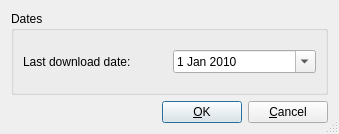
<?xml version="1.0" encoding="UTF-8"?>
<ui version="4.0">
 <class>SetLastDownloadDateDialog</class>
 <widget class="QDialog" name="SetLastDownloadDateDialog">
  <property name="geometry">
   <rect>
    <x>0</x>
    <y>0</y>
    <width>339</width>
    <height>134</height>
   </rect>
  </property>
  <property name="minimumSize">
   <size>
    <width>0</width>
    <height>0</height>
   </size>
  </property>
  <property name="windowTitle">
   <string>Settings</string>
  </property>
  <property name="sizeGripEnabled">
   <bool>true</bool>
  </property>
  <layout class="QGridLayout" name="gridLayout">
   <item row="0" column="0">
    <widget class="QGroupBox" name="LastDownloadDate_groupBox">
     <property name="title">
      <string>Dates</string>
     </property>
     <layout class="QGridLayout" name="gridLayout_5">
      <item row="0" column="0">
       <widget class="QLabel" name="label_12">
        <property name="text">
         <string>Last download date:</string>
        </property>
       </widget>
      </item>
      <item row="0" column="1">
       <widget class="QDateEdit" name="LastDownloadDate_dateEdit">
        <property name="dateTime">
         <datetime>
          <hour>0</hour>
          <minute>0</minute>
          <second>0</second>
          <year>2010</year>
          <month>1</month>
          <day>1</day>
         </datetime>
        </property>
        <property name="calendarPopup">
         <bool>true</bool>
        </property>
       </widget>
      </item>
     </layout>
    </widget>
   </item>
   <item row="1" column="0">
    <layout class="QHBoxLayout">
     <item>
      <spacer>
       <property name="orientation">
        <enum>Qt::Horizontal</enum>
       </property>
       <property name="sizeHint" stdset="0">
        <size>
         <width>40</width>
         <height>20</height>
        </size>
       </property>
      </spacer>
     </item>
     <item>
      <widget class="QPushButton" name="OK_pushButton">
       <property name="minimumSize">
        <size>
         <width>0</width>
         <height>0</height>
        </size>
       </property>
       <property name="text">
        <string>&amp;OK</string>
       </property>
       <property name="default">
        <bool>true</bool>
       </property>
      </widget>
     </item>
     <item>
      <widget class="QPushButton" name="Cancel_pushButton">
       <property name="text">
        <string>&amp;Cancel</string>
       </property>
      </widget>
     </item>
    </layout>
   </item>
  </layout>
 </widget>
 <tabstops>
  <tabstop>LastDownloadDate_dateEdit</tabstop>
  <tabstop>OK_pushButton</tabstop>
  <tabstop>Cancel_pushButton</tabstop>
 </tabstops>
 <resources/>
 <connections/>
</ui>
